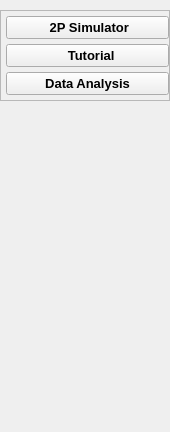
               <widget class="QWidget" name="TwoPhoton_page">
                <property name="geometry">
                 <rect>
                  <x>0</x>
                  <y>0</y>
                  <width>170</width>
                  <height>432</height>
                 </rect>
                </property>
                <attribute name="icon">
                 <iconset>
                  <normaloff>../../.designer/backup/Icons/Drop.png</normaloff>../../.designer/backup/Icons/Drop.png</iconset>
                </attribute>
                <attribute name="label">
                 <string>Two-Photon</string>
                </attribute>
                <layout class="QVBoxLayout" name="verticalLayout_10">
                 <property name="spacing">
                  <number>10</number>
                 </property>
                 <property name="leftMargin">
                  <number>0</number>
                 </property>
                 <property name="topMargin">
                  <number>10</number>
                 </property>
                 <property name="rightMargin">
                  <number>0</number>
                 </property>
                 <property name="bottomMargin">
                  <number>10</number>
                 </property>
                 <item alignment="Qt::AlignTop">
                  <widget class="QFrame" name="TwoPhoton_frame">
                   <property name="styleSheet">
                    <string notr="true"/>
                   </property>
                   <property name="frameShape">
                    <enum>QFrame::StyledPanel</enum>
                   </property>
                   <property name="frameShadow">
                    <enum>QFrame::Raised</enum>
                   </property>
                   <layout class="QVBoxLayout" name="verticalLayout_11">
                    <property name="spacing">
                     <number>5</number>
                    </property>
                    <property name="leftMargin">
                     <number>5</number>
                    </property>
                    <property name="topMargin">
                     <number>5</number>
                    </property>
                    <property name="rightMargin">
                     <number>0</number>
                    </property>
                    <property name="bottomMargin">
                     <number>5</number>
                    </property>
                    <item>
                     <widget class="QPushButton" name="TwoPhoton_pushButton">
                      <property name="sizePolicy">
                       <sizepolicy hsizetype="Preferred" vsizetype="Fixed">
                        <horstretch>0</horstretch>
                        <verstretch>0</verstretch>
                       </sizepolicy>
                      </property>
                      <property name="font">
                       <font>
                        <pointsize>10</pointsize>
                        <weight>75</weight>
                        <bold>true</bold>
                       </font>
                      </property>
                      <property name="text">
                       <string> 2P Simulator</string>
                      </property>
                      <property name="icon">
                       <iconset>
                        <normaloff>../../.designer/backup/Icons/2Photon.png</normaloff>../../.designer/backup/Icons/2Photon.png</iconset>
                      </property>
                      <property name="iconSize">
                       <size>
                        <width>32</width>
                        <height>32</height>
                       </size>
                      </property>
                     </widget>
                    </item>
                    <item>
                     <widget class="QPushButton" name="TwoPhotonTutorial_pushButton">
                      <property name="sizePolicy">
                       <sizepolicy hsizetype="Preferred" vsizetype="Fixed">
                        <horstretch>0</horstretch>
                        <verstretch>0</verstretch>
                       </sizepolicy>
                      </property>
                      <property name="font">
                       <font>
                        <pointsize>10</pointsize>
                        <weight>75</weight>
                        <bold>true</bold>
                       </font>
                      </property>
                      <property name="layoutDirection">
                       <enum>Qt::LeftToRight</enum>
                      </property>
                      <property name="text">
                       <string>  Tutorial</string>
                      </property>
                      <property name="icon">
                       <iconset>
                        <normaloff>../../.designer/backup/Icons/Tutorial.png</normaloff>../../.designer/backup/Icons/Tutorial.png</iconset>
                      </property>
                      <property name="iconSize">
                       <size>
                        <width>32</width>
                        <height>32</height>
                       </size>
                      </property>
                     </widget>
                    </item>
                    <item>
                     <widget class="QPushButton" name="TwoPhotonDataAnalysis_pushButton">
                      <property name="font">
                       <font>
                        <pointsize>10</pointsize>
                        <weight>75</weight>
                        <bold>true</bold>
                       </font>
                      </property>
                      <property name="text">
                       <string>Data Analysis</string>
                      </property>
                      <property name="icon">
                       <iconset>
                        <normaloff>../../.designer/backup/Icons/Exit.png</normaloff>../../.designer/backup/Icons/Exit.png</iconset>
                      </property>
                      <property name="iconSize">
                       <size>
                        <width>32</width>
                        <height>32</height>
                       </size>
                      </property>
                     </widget>
                    </item>
                   </layout>
                  </widget>
                 </item>
                </layout>
               </widget>
